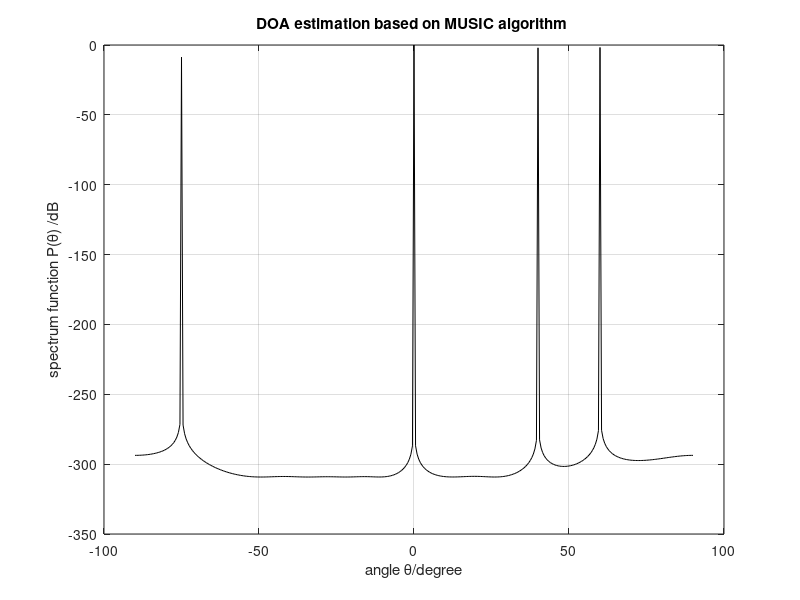

This chart was generated by the following MATLAB code:
clc
clear all
format long %The data show that as long shaping scientific
doa=[-75 0 40 60 ]/180 * pi; %Direction of arrival
doa;
N=200;%Snapshots
w=[pi/4 pi/3 pi/2 pi/5 ]';%Frequency
M=10;%Number of array elements
P=length(w); %The number of signal
lambda=150;%Wavelength
d=lambda/2;%Element spacing
snr=20;%SNA
D=zeros(P,M); %To creat a matrix with P row and M column
for k=1:P
    -j*2*pi*d*sin(doa(k))/lambda*[0:M-1]
    D(k,:)=exp(-j*2*pi*d*sin(doa(k))/lambda*[0:M-1]); %Assignment matrix
end
D(1,:);
D=D';
xx=2*exp(j*(w*[1:N])); %Simulate signal
x=D*xx;
%x=x+awgn(x,snr);%Insert Gaussian white noise
R=x*x'; %Data covarivance matrix
[N,V]=eig(R); %Find the eigenvalues and eigenvectors of R
NN=N(:,1:M-P); %Estimate noise subspace
theta=-90:0.5:90; %Peak search
for ii=1:length(theta)
    SS=zeros(1,length(M));
    for jj=0:M-1
        SS(1+jj)=exp(-j*2*jj*pi*d*sin(theta(ii)/180*pi)/lambda);
    end
    PP=SS*NN*NN'*SS';
    Pmusic(ii)=abs(1/ PP);
end
Pmusic=10*log10(Pmusic/max(Pmusic)); %Spatial spectrum function
plot(theta,Pmusic,'-k')
xlabel('angle \theta/degree')
ylabel('spectrum function P(\theta) /dB')
title('DOA estimation based on MUSIC algorithm ')
grid on
